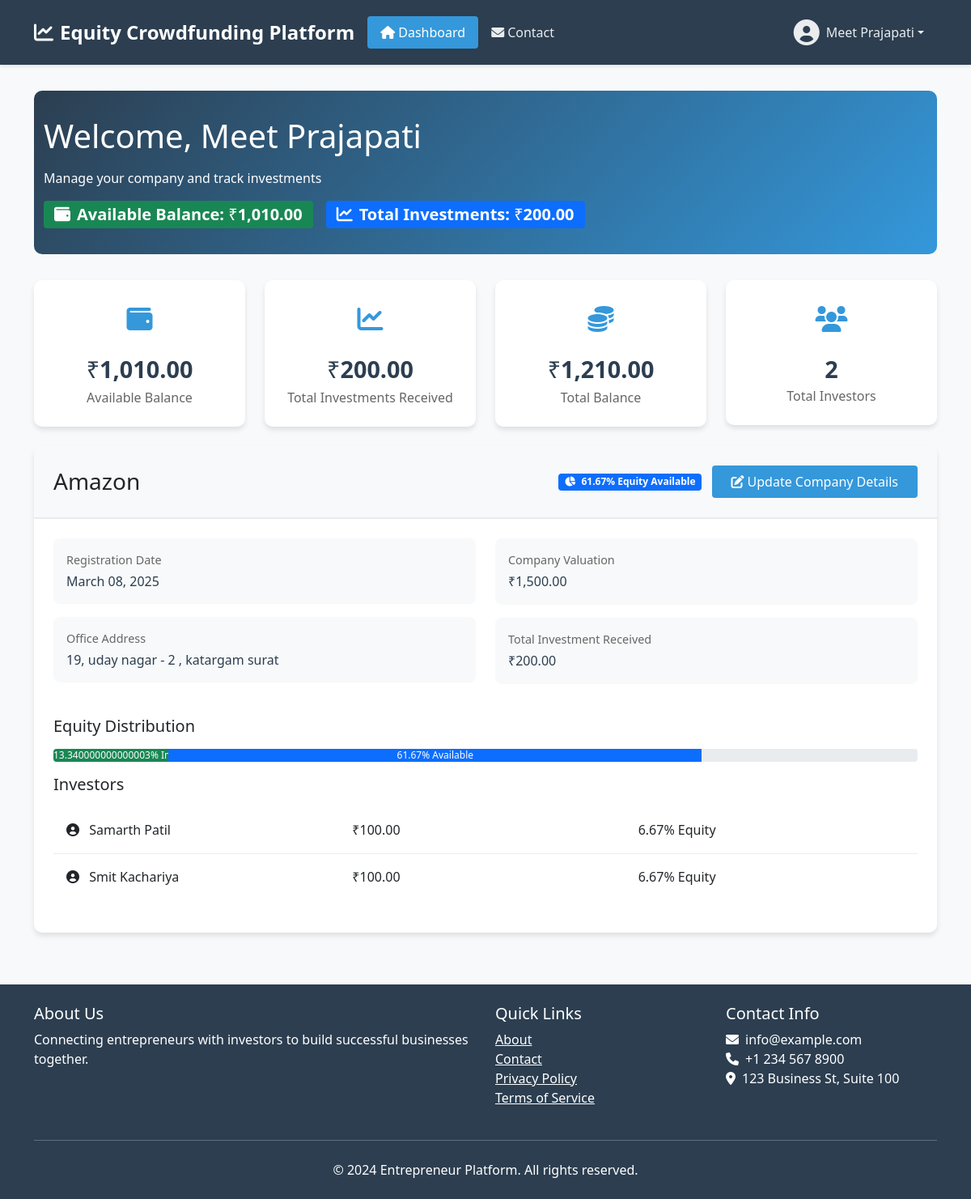
The page /entrepreneur/home/ (signed in) on the database its author committed.
### entrepreneur/models.py (models this page shows, shortened)
class CustomUser(AbstractUser):
    USER_TYPE_CHOICES = (
        ('investor', 'Investor'),
        ('entrepreneur', 'Entrepreneur'),
    )
    user_type = models.CharField(max_length=20, choices=USER_TYPE_CHOICES)
    balance = models.DecimalField(max_digits=20, decimal_places=2, default=0)
    available_amount = models.DecimalField(max_digits=20, decimal_places=2, default=0)
    first_login = models.BooleanField(default=True)

### company/models.py (models this page shows, shortened)
class Company_details(models.Model):
    entrepreneur = models.ForeignKey(
        settings.AUTH_USER_MODEL,
        on_delete=models.CASCADE,
        related_name='companies',
        limit_choices_to={'user_type': 'entrepreneur'}
    )
    company_name = models.CharField(max_length=200)
    description = models.TextField()
    last_year_revenue = models.DecimalField(max_digits=15, decimal_places=2)
    last_year_profit = models.DecimalField(max_digits=15, decimal_places=2)
    revenue_year_3 = models.DecimalField(max_digits=15, decimal_places=2)
    revenue_year_2 = models.DecimalField(max_digits=15, decimal_places=2)
    revenue_year_1 = models.DecimalField(max_digits=15, decimal_places=2)
    valuation = models.DecimalField(max_digits=15, decimal_places=2)
    company_equity_percentage = models.DecimalField(max_digits=15, decimal_places=2)
    profit_year_3 = models.DecimalField(max_digits=15, decimal_places=2)
    profit_year_2 = models.DecimalField(max_digits=15, decimal_places=2)
    profit_year_1 = models.DecimalField(max_digits=15, decimal_places=2)
    office_address = models.TextField()
    government_certificate = models.FileField(upload_to='certificates/')
    created_at = models.DateTimeField(auto_now_add=True)

### investor/models.py (models this page shows, shortened)
class Investment(models.Model):
    investor = models.ForeignKey(settings.AUTH_USER_MODEL, on_delete=models.CASCADE, related_name='investments')
    company = models.ForeignKey(Company_details, on_delete=models.CASCADE, related_name='investments')
    amount = models.DecimalField(max_digits=10, decimal_places=2)
    equity_percentage = models.DecimalField(max_digits=5, decimal_places=2)
    original_valuation = models.DecimalField(max_digits=15, decimal_places=2, default=0)
    created_at = models.DateTimeField(auto_now_add=True)
    updated_at = models.DateTimeField(auto_now=True)
    status = models.CharField(max_length=20, choices=[
        ('pending', 'Pending'),
        ('approved', 'Approved'),
        ('rejected', 'Rejected')
    ], default='pending')
    class Meta:
        ordering = ['-created_at']

### entrepreneur/views.py (the view)
# urls.py: path('entrepreneur/home/', entrepreneur_views.entrepreneur_home, name='entrepreneur_home'),
@login_required
def entrepreneur_home(request):
    if request.user.user_type != 'entrepreneur':
        return redirect('investor_home')
    try:
        company = Company_details.objects.filter(entrepreneur=request.user).order_by('created_at').first()
        if company:
            investments = Investment.objects.filter(company=company).select_related('investor')
            total_investment = investments.aggregate(total=Sum('amount'))['total'] or 0
            remaining_equity = company.company_equity_percentage - sum(inv.equity_percentage for inv in investments)
            total_balance = request.user.balance + total_investment
            context = {
                'company': company,
                'investments': investments,
                'total_investment': total_investment,
                'remaining_equity': remaining_equity,
                'total_balance': total_balance
            }
            return render(request, 'entrepreneur/home.html', context)
        else:
            messages.info(request, 'Please register your company first.')
            return redirect('company_registration')
    except Exception as e:
        messages.error(request, f'An error occurred: {str(e)}')
        return redirect('company_registration')

### templates/entrepreneur/home.html (shortened to what this page needs)
{% extends 'base.html' %}
{% load entrepreneur_tags %}
{% load humanize %}
{% block content %}
<div class="container">
    <div class="dashboard-header">
        <div class="container">
            <h1 class="mb-3">Welcome, {{ user.get_full_name }}</h1>
            <p class="mb-0">Manage your company and track investments</p>
            <div class="mt-3 d-flex gap-3">
                <span class="badge bg-success fs-5">
                    <i class="fas fa-wallet me-2"></i>Available Balance: <span class="rupee">₹</span>{{ user.balance|floatformat:2|intcomma }}
                </span>
                <span class="badge bg-primary fs-5">
                    <i class="fas fa-chart-line me-2"></i>Total Investments: <span class="rupee">₹</span>{{ total_investment|floatformat:2|intcomma }}
                </span>
            </div>
        </div>
    </div>
    <div class="row mb-4">
        <div class="col-md-3">
            <div class="stat-card text-center">
                <div class="stat-icon">
                    <i class="fas fa-wallet"></i>
                </div>
                <div class="stat-value">
                    <span class="rupee">₹</span>{{ user.balance|floatformat:2|intcomma }}
                </div>
                <div class="stat-label">Available Balance</div>
            </div>
        </div>
        <div class="col-md-3">
            <div class="stat-card text-center">
                <div class="stat-icon">
                    <i class="fas fa-chart-line"></i>
                </div>
                <div class="stat-value">
                    <span class="rupee">₹</span>{{ total_investment|floatformat:2|intcomma }}
                </div>
                <div class="stat-label">Total Investments Received</div>
            </div>
        </div>
        <div class="col-md-3">
            <div class="stat-card text-center">
                <div class="stat-icon">
                    <i class="fas fa-coins"></i>
                </div>
                <div class="stat-value">
                    <span class="rupee">₹</span>{{ total_balance|floatformat:2|intcomma }}
                </div>
                <div class="stat-label">Total Balance</div>
            </div>
        </div>
        <div class="col-md-3">
            <div class="stat-card text-center">
                <div class="stat-icon">
                    <i class="fas fa-users"></i>
                </div>
                <div class="stat-value">
                    {{ investments|length }}
                </div>
                <div class="stat-label">Total Investors</div>
            </div>
        </div>
    </div>
    <div class="row">
        <div class="col-12">
            <div class="company-card">
                <div class="company-header">
                    <div class="row align-items-center">
                        <div class="col-md-6">
                            <h3 class="mb-0">{{ company.company_name }}</h3>
                        </div>
                        <div class="col-md-6 text-md-end">
                            <span class="badge bg-primary me-2">
                                <i class="fas fa-chart-pie me-1"></i>
                                {{ remaining_equity|floatformat:2 }}% Equity Available
                            </span>
                            {% if company %}
                            <a href="{% url 'update_company' company.id %}" class="btn btn-primary">
                                <i class="fas fa-edit me-1"></i>Update Company Details
                            </a>
                            {% endif %}
                        </div>
                    </div>
                </div>
                <div class="company-body">
                    <div class="row mb-4">
                        <div class="col-md-6">
                            <div class="company-info">
                                <div class="company-info-label">Registration Date</div>
                                <div class="company-info-value">{{ company.created_at|date:"F d, Y" }}</div>
                            </div>
                            <div class="company-info">
                                <div class="company-info-label">Office Address</div>
                                <div class="company-info-value">{{ company.office_address }}</div>
                            </div>
                        </div>
                        <div class="col-md-6">
                            <div class="company-info">
                                <div class="company-info-label">Company Valuation</div>
                                <div class="company-info-value">
                                    <span class="rupee">₹</span>{{ company.valuation|floatformat:2|intcomma }}
                                </div>
                            </div>
                            <div class="company-info">
                                <div class="company-info-label">Total Investment Received</div>
                                <div class="company-info-value">
                                    <span class="rupee">₹</span>{{ total_investment|floatformat:2|intcomma }}
                                </div>
                            </div>
                        </div>
                    </div>
                    <h5 class="mb-3">Equity Distribution</h5>
                    <div class="progress mb-3">
                        {% with taken_equity=company.company_equity_percentage|sub:remaining_equity %}
                            <div class="progress-bar bg-success" style="width: {{ taken_equity }}%">
                                {{ taken_equity }}% Invested
                            </div>
                            <div class="progress-bar bg-primary" style="width: {{ remaining_equity }}%">
                                {{ remaining_equity }}% Available
                            </div>
                        {% endwith %}
                    </div>
                    <h5 class="mb-3">Investors</h5>
                    {% if investments %}
                        <ul class="investor-list">
                            {% for investment in investments %}
                                <li class="investor-item">
                                    <div class="row align-items-center">
                                        <div class="col-md-4">
                                            <i class="fas fa-user-circle me-2"></i>
                                            {{ investment.investor.get_full_name }}
                                        </div>
                                        <div class="col-md-4">
                                            <span class="rupee">₹</span>{{ investment.amount|floatformat:2|intcomma }}
                                        </div>
                                        <div class="col-md-4">
                                            {{ investment.equity_percentage|floatformat:2 }}% Equity
                                        </div>
                                    </div>
                                </li>
                            {% endfor %}
                        </ul>
                    {% else %}
                        <p class="text-muted">No investments yet</p>
                    {% endif %}
                </div>
            </div>
        </div>
    </div>
</div>
{% endblock %}

### templates/base.html (shortened to what this page needs)
<!DOCTYPE html>
<html lang="en">
<head>
    <link href="https://cdn.jsdelivr.net/npm/bootstrap@5.1.3/dist/css/bootstrap.min.css" rel="stylesheet">
    <link rel="stylesheet" href="https://cdnjs.cloudflare.com/ajax/libs/font-awesome/6.0.0/css/all.min.css">
</head>
<body>
    <nav class="navbar navbar-expand-lg navbar-dark">
        <div class="container">
            <a class="navbar-brand" href="/">
                <i class="fas fa-chart-line me-2"></i>Equity Crowdfunding Platform
            </a>
            <div class="collapse navbar-collapse" id="navbarNav">
                <ul class="navbar-nav me-auto">
                    {% if user.is_authenticated %}
                        {% if user.user_type == 'entrepreneur' %}
                            <li class="nav-item">
                                <a class="nav-link {% if request.path == '/entrepreneur/home/' %}active{% endif %}" href="{% url 'entrepreneur_home' %}">
                                    <i class="fas fa-home me-1"></i>Dashboard
                                </a>
                            </li>
                        {% endif %}
                        <li class="nav-item">
                            <a class="nav-link {% if 'contact' in request.path %}active{% endif %}" href="{% url 'contact' %}">
                                <i class="fas fa-envelope me-1"></i>Contact
                            </a>
                        </li>
                    {% endif %}
                </ul>
                {% if user.is_authenticated %}
                    <div class="nav-item dropdown">
                        <a class="nav-link dropdown-toggle user-profile" href="#" id="navbarDropdown" role="button" data-bs-toggle="dropdown">
                            <i class="fas fa-user-circle fa-2x"></i>
                            <span class="ms-2">{{ user.get_full_name|default:user.username }}</span>
                        </a>
                    </div>
                {% else %}
                    <div class="d-flex">
                        <a href="{% url 'login' %}" class="btn btn-outline-light me-2">Login</a>
                        <a href="{% url 'register' %}" class="btn btn-primary">Register</a>
                    </div>
                {% endif %}
            </div>
        </div>
    </nav>
    <div class="main-content">
        {% block content %}{% endblock %}
    </div>
    <footer class="footer">
        <div class="container">
            <div class="row">
                <div class="col-md-6">
                    <h5>About Us</h5>
                    <p>Connecting entrepreneurs with investors to build successful businesses together.</p>
                </div>
                <div class="col-md-3">
                    <h5>Quick Links</h5>
                    <ul class="list-unstyled">
                        <li><a href="#" class="text-white">About</a></li>
                        <li><a href="#" class="text-white">Contact</a></li>
                        <li><a href="#" class="text-white">Privacy Policy</a></li>
                        <li><a href="#" class="text-white">Terms of Service</a></li>
                    </ul>
                </div>
                <div class="col-md-3">
                    <h5>Contact Info</h5>
                    <ul class="list-unstyled">
                        <li><i class="fas fa-envelope me-2"></i>info@example.com</li>
                        <li><i class="fas fa-phone me-2"></i>+1 234 567 8900</li>
                        <li><i class="fas fa-map-marker-alt me-2"></i>123 Business St, Suite 100</li>
                    </ul>
                </div>
            </div>
            <hr class="mt-4 mb-4" style="border-color: rgba(255,255,255,0.1);">
            <div class="text-center">
                <p class="mb-0">&copy; 2024 Entrepreneur Platform. All rights reserved.</p>
            </div>
        </div>
    </footer>
</body>
</html>

### rows shown on the page
CustomUser: get_full_name "Meet Prajapati", balance "1,010.00"
Company_details: company_name "Amazon", created_at "March 08, 2025", office_address "19, uday nagar - 2 , katargam surat", valuation "1,500.00"
Investment: investor.get_full_name "Samarth Patil", amount "100.00", equity_percentage "6.67"
Investment: investor.get_full_name "Smit Kachariya", amount "100.00", equity_percentage "6.67"

### other values the page prints
{{ total_investment|floatformat:2|intcomma }} "200.00"
{{ total_balance|floatformat:2|intcomma }} "1,210.00"
{{ investments|length }} "2"
{{ remaining_equity|floatformat:2 }} "61.67"
{{ taken_equity }} "13.340000000000003"
{{ remaining_equity }} "61.67"
